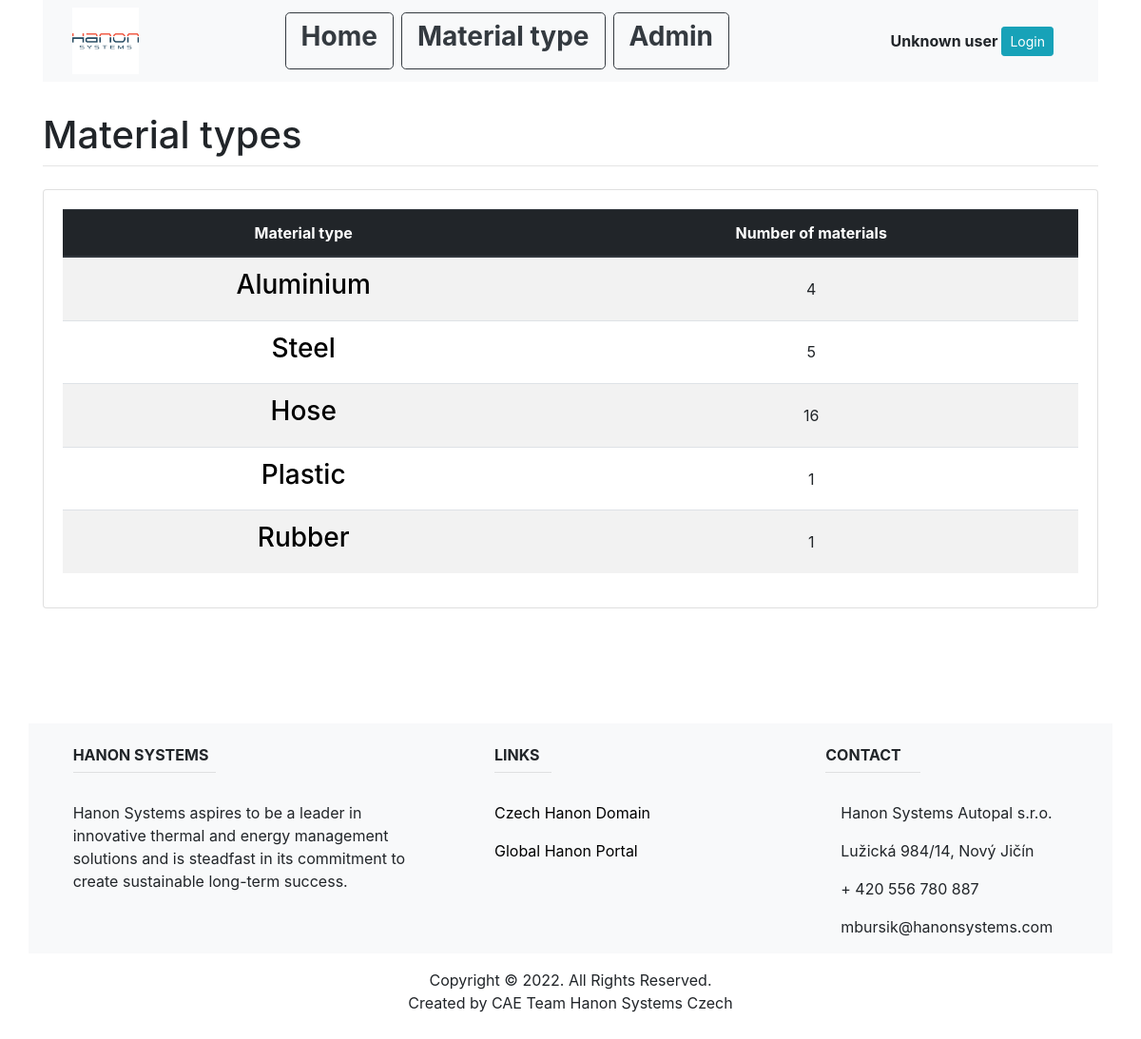
/material_type_list/, run on the app's committed database.
### main/models.py (models this page shows, shortened)
class MaterialType(models.Model):
    name = models.CharField(max_length=200, unique=True)

### main/views.py (the view)
# urls.py: path('material_type_list/', views.material_type_list, name="material_type_list"),
def material_type_list(response):
    mat_type_ls = MaterialType.objects.all()
    count_ls = {}
    for mat_type in mat_type_ls:
        count_ls[mat_type] = 0
    for mat_type in mat_type_ls:
        mat_id = mat_type.id
        if Material.objects.filter(material_type_id=mat_id).count() != 0:
            count_ls[mat_type] = Material.objects.filter(material_type_id=mat_id).count()
        elif Hose.objects.filter(material_type_id=mat_id).count() != 0:
            count_ls[mat_type] = Hose.objects.filter(material_type_id=mat_id).count()
        elif Plastic.objects.filter(material_type_id=mat_id).count() != 0:
            count_ls[mat_type] = Plastic.objects.filter(material_type_id=mat_id).count()
        elif Rubber.objects.filter(material_type_id=mat_id).count() != 0:
            count_ls[mat_type] = Rubber.objects.filter(material_type_id=mat_id).count()
    return render(response, "main/material_type_list.html", {
                      "count_ls": count_ls,
                   })

### main/templates/main/material_type_list.html (shortened to what this page needs)
{% extends "main/base.html" %}
{% block content %}
<br>
<h1 class="mt-2">Material types</h1>
    <hr class="mt-0 mb-4">
<div class="card card-body">
    <table class="table table-striped">
        <thead class="thead-dark">
        <tr>
            <th class="text-center align-middle" scope="col">Material type</th>
            <th class="text-center align-middle" scope="col">Number of materials</th>
        </tr>
        </thead>
        <tbody>
            {% for item,count in count_ls.items%}
            <tr>
                <td class="text-center align-middle">
                    {% if item.name == "Aluminium" %}
                    <a href="{%url 'material_list' item.id%}"><h3 style="color:black">{{ item.name }}</h3></a>
                    {% elif item.name == "Steel" %}
                    <a href="{%url 'material_list' item.id%}"><h3 style="color:black">{{ item.name }}</h3></a>
                    {% elif item.name == "Hose" %}
                    <a href="{%url 'hose_list' item.id%}"><h3 style="color:black">{{ item.name }}</h3></a>
                    {% elif item.name == "Plastic" %}
                    <a href="{%url 'plastic_list' item.id%}"><h3 style="color:black">{{ item.name }}</h3></a>
                    {% elif item.name == "Rubber" %}
                    <a href="{%url 'rubber_list' item.id%}"><h3 style="color:black">{{ item.name }}</h3></a>
                    {% endif %}
                </td>
                <td class="text-center align-middle">{{ count }}</td>
            </tr>
            {% endfor %}
        </tbody>
    </table>
</div>
<br>
{% endblock %}

### data on the page
MaterialType: name "Aluminium", count "4"
MaterialType: name "Steel", count "5"
MaterialType: name "Hose", count "16"
MaterialType: name "Plastic", count "1"
MaterialType: name "Rubber", count "1"
